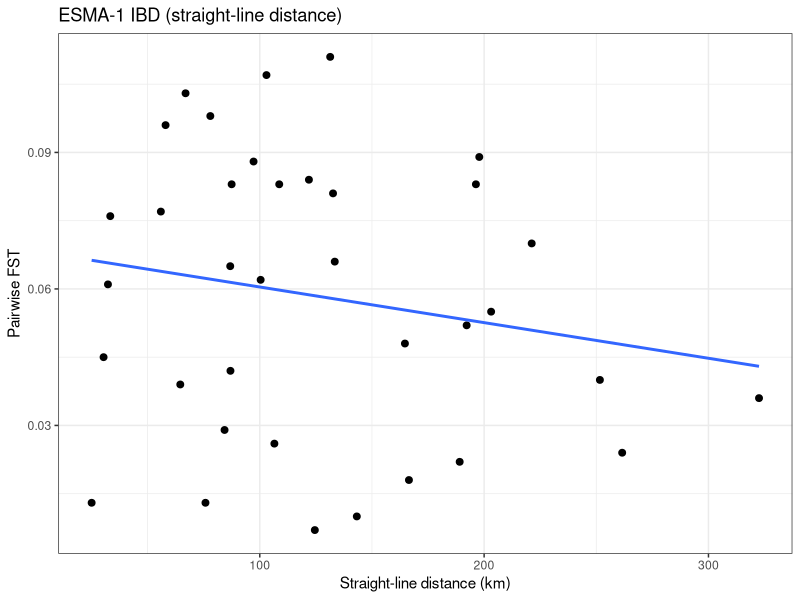
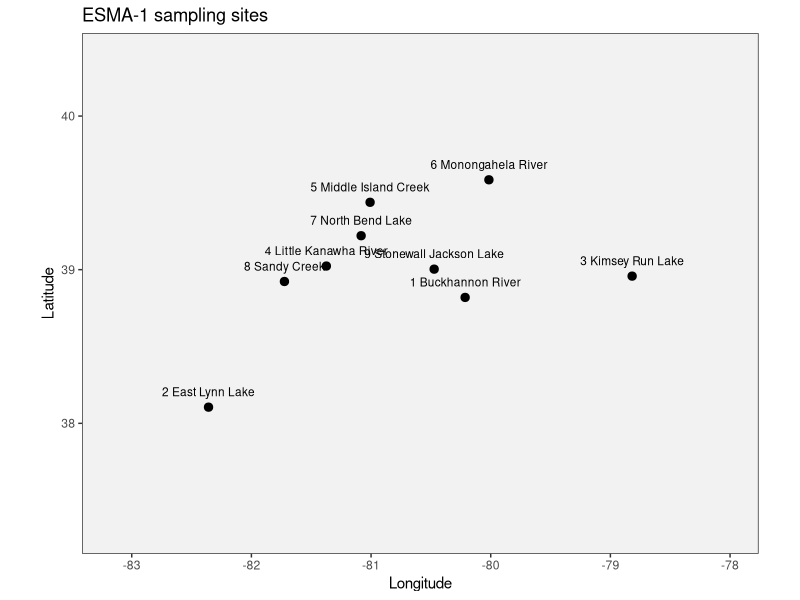

The R script that drew these images, in order:
# -----------------------------
# ESMA-1 — Muskellunge
# Johnson et al. 2025
# updated with user-mapped coordinates
# -----------------------------

setwd("/Users/johnmccall/Library/CloudStorage/OneDrive-TheOhioStateUniversity/Spring_2026/Landgen_DGS/DGS-Patterns-of-Fish-Diversity/DGS-Patterns-of-Fish-Diversity/Objective 2/Data/ESMA-1")

library(geosphere)
library(ggplot2)
library(dplyr)

study_code <- "ESMA-1"
out_dir <- file.path(getwd(), "data")
if (!dir.exists(out_dir)) dir.create(out_dir, recursive = TRUE, showWarnings = FALSE)

# -----------------------------
# 1) coordinates
# updated from user-mapped CSV
# order matches FST matrix below
# -----------------------------
ESMA_1_coords <- data.frame(
  site_id = c(1, 2, 3, 4, 5, 6, 7, 8, 9),
  site_name = c("Buckhannon River", "East Lynn Lake", "Kimsey Run Lake", "Little Kanawha River", "Middle Island Creek", "Monongahela River", "North Bend Lake", "Sandy Creek", "Stonewall Jackson Lake"),
  lat = c(38.8195000, 38.1052347, 38.9581000, 39.0237416, 39.4385570, 39.5850975, 39.2211037, 38.9231905, 39.0035682),
  lon = c(-80.2139000, -82.3583653, -78.8183000, -81.3736106, -81.0081708, -80.0151775, -81.0829904, -81.7239845, -80.4727139),
  locality_label = c("Buckhannon River near Alton / broodstock reach proxy", "East Lynn Lake reservoir centroid / gauge proxy", "Kimsey Run Lake boat ramp / lake proxy", "Little Kanawha River at Glenville / broodstock reach proxy", "Middle Island Creek lower-middle reach centroid proxy", "Monongahela River at Fairmont / WV confluence reach proxy", "North Bend Lake centroid / state park proxy", "Sandy Creek near Thornton / broodstock reach proxy", "Stonewall Jackson Lake centroid"),
  stringsAsFactors = FALSE
)

write.csv(
  ESMA_1_coords,
  file = file.path(getwd(), "ESMA-1_coords.csv"),
  row.names = FALSE
)

# -----------------------------
# 2) pairwise FST matrix
# transcribed from Figure 6A
# order:
# Buckhannon, East Lynn, Kimsey Run, Little Kanawha,
# Middle Island Creek, Monongahela, North Bend,
# Sandy Creek, Stonewall Jackson
# -----------------------------
ESMA_1_fst <- matrix(0, nrow = 9, ncol = 9)
rownames(ESMA_1_fst) <- colnames(ESMA_1_fst) <- as.character(ESMA_1_coords$site_id)

ESMA_1_fst[1,2] <- 0.055
ESMA_1_fst[1,3] <- 0.084
ESMA_1_fst[1,4] <- 0.107
ESMA_1_fst[1,5] <- 0.088
ESMA_1_fst[1,6] <- 0.042
ESMA_1_fst[1,7] <- 0.083
ESMA_1_fst[1,8] <- 0.111
ESMA_1_fst[1,9] <- 0.045

ESMA_1_fst[2,3] <- 0.036
ESMA_1_fst[2,4] <- 0.066
ESMA_1_fst[2,5] <- 0.022
ESMA_1_fst[2,6] <- 0.024
ESMA_1_fst[2,7] <- 0.018
ESMA_1_fst[2,8] <- 0.026
ESMA_1_fst[2,9] <- 0.052

ESMA_1_fst[3,4] <- 0.070
ESMA_1_fst[3,5] <- 0.083
ESMA_1_fst[3,6] <- 0.007
ESMA_1_fst[3,7] <- 0.089
ESMA_1_fst[3,8] <- 0.040
ESMA_1_fst[3,9] <- 0.010

ESMA_1_fst[4,5] <- 0.077
ESMA_1_fst[4,6] <- 0.081
ESMA_1_fst[4,7] <- 0.076
ESMA_1_fst[4,8] <- 0.061
ESMA_1_fst[4,9] <- 0.098

ESMA_1_fst[5,6] <- 0.065
ESMA_1_fst[5,7] <- 0.013
ESMA_1_fst[5,8] <- 0.029
ESMA_1_fst[5,9] <- 0.103

ESMA_1_fst[6,7] <- 0.062
ESMA_1_fst[6,8] <- 0.048
ESMA_1_fst[6,9] <- 0.013

ESMA_1_fst[7,8] <- 0.039
ESMA_1_fst[7,9] <- 0.096

ESMA_1_fst[8,9] <- 0.083

ESMA_1_fst <- ESMA_1_fst + t(ESMA_1_fst)
diag(ESMA_1_fst) <- 0
ESMA_1_fst[is.na(ESMA_1_fst)] <- 0
ESMA_1_fst[ESMA_1_fst < 0] <- 0

# -----------------------------
# 3) straight-line distance matrix (km)
# -----------------------------
coords_mat <- as.matrix(ESMA_1_coords[, c("lon", "lat")])

ESMA_1_dist <- geosphere::distm(coords_mat, fun = geosphere::distHaversine) / 1000
rownames(ESMA_1_dist) <- colnames(ESMA_1_dist) <- as.character(ESMA_1_coords$site_id)

# -----------------------------
# 4) IBD dataframe
# -----------------------------
ibd_df <- data.frame(
  fst = ESMA_1_fst[upper.tri(ESMA_1_fst)],
  dist_km = ESMA_1_dist[upper.tri(ESMA_1_dist)]
)

# -----------------------------
# 5) IBD plot
# -----------------------------
p_ibd <- ggplot(ibd_df, aes(x = dist_km, y = fst)) +
  geom_point(size = 2) +
  geom_smooth(method = "lm", se = FALSE) +
  theme_bw() +
  labs(
    x = "Straight-line distance (km)",
    y = "Pairwise FST",
    title = "ESMA-1 IBD (straight-line distance)"
  )

print(p_ibd)

# -----------------------------
# 6) site map
# -----------------------------
world_df <- ggplot2::map_data("world") %>%
  filter(region %in% c("USA", "Canada"))

plot_df <- ESMA_1_coords %>%
  mutate(label = paste0(site_id, " ", site_name))

x_pad <- max(0.8, diff(range(plot_df$lon)) * 0.18)
y_pad <- max(0.8, diff(range(plot_df$lat)) * 0.18)

p_map <- ggplot() +
  geom_polygon(
    data = world_df,
    aes(x = long, y = lat, group = group),
    fill = "grey95",
    color = "grey70",
    linewidth = 0.2
  ) +
  geom_point(
    data = plot_df,
    aes(x = lon, y = lat),
    size = 2.5
  ) +
  geom_text(
    data = plot_df,
    aes(x = lon, y = lat, label = label),
    nudge_y = 0.10,
    size = 3
  ) +
  coord_quickmap(
    xlim = c(min(plot_df$lon) - x_pad, max(plot_df$lon) + x_pad),
    ylim = c(min(plot_df$lat) - y_pad, max(plot_df$lat) + y_pad)
  ) +
  theme_bw() +
  labs(
    title = "ESMA-1 sampling sites",
    x = "Longitude",
    y = "Latitude"
  )

print(p_map)

# -----------------------------
# 7) save outputs
# -----------------------------
save(
  ESMA_1_fst,
  ESMA_1_coords,
  file = file.path(out_dir, "ESMA-1.RData")
)
